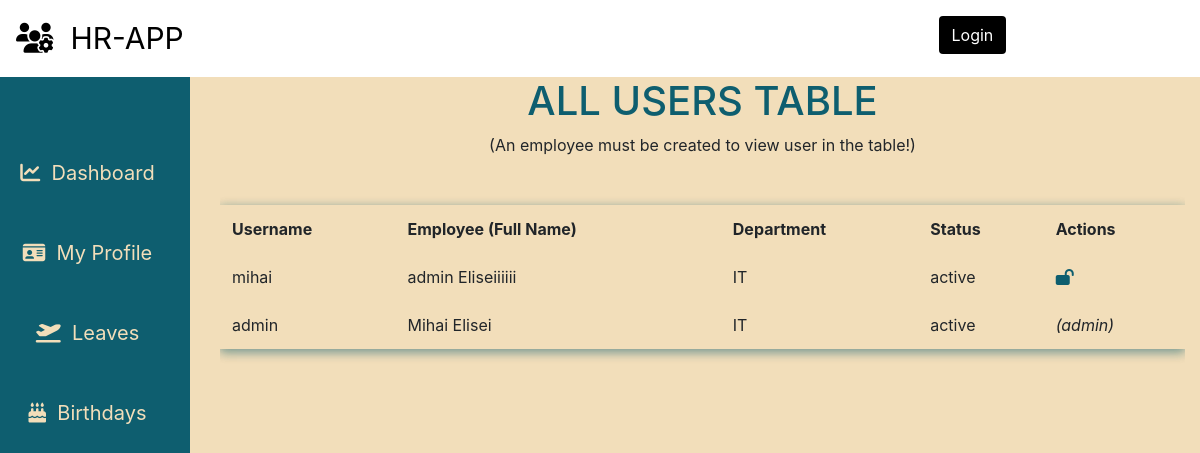
/employees/users/all/, run on an earlier commit of the app's database.
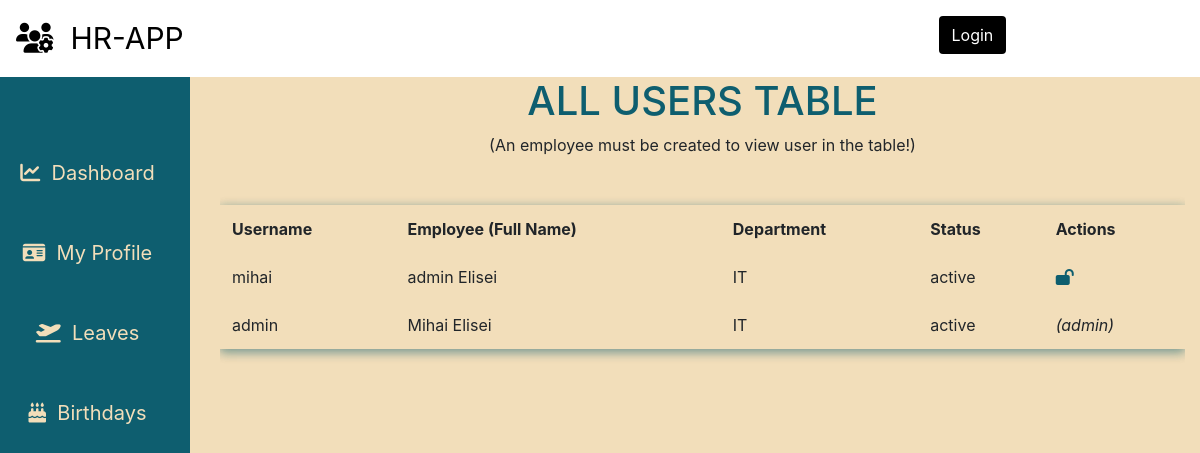
And on a later commit of the database.
### employees/models.py (models this page shows, shortened)
class Employee(models.Model):
    MALE = 'male'
    FEMALE = 'female'
    GENDER = (
    (MALE, 'Male'),
    (FEMALE, 'Female'),
    )
    MR = 'Mr'
    MRS = 'Mrs'
    MSS = 'Mss'
    DR = 'Dr'
    SIR = 'Sir'
    MADAM = 'Madam'
    TITLE = (
    (MR, 'Mr'),
    (MRS, 'Mrs'),
    (MSS, 'Mss'),
    (DR, 'Dr'),
    (SIR, 'Sir'),
    (MADAM, 'Madam'),
    )
    FULL_TIME = 'Full-Time'
    PART_TIME = 'Part-Time'
    CONTRACT = 'Contract'
    INTERN = 'Intern'
    EMPLOYEETYPE = (
    (FULL_TIME, 'Full-Time'),
    (PART_TIME, 'Part-Time'),
    (CONTRACT, 'Contract'),
    (INTERN, 'Intern'),
    )
    MASTERS = 'Masters Degree'
    BACHELOR = 'Bachelor Degree'
    ADVANCED = 'Craft / Higher Certificate'
    LEAVING = 'Leaving Certificate'
    JUNIOR = 'Junior Certificate'
    OTHER = 'Other'
    EDUCATIONAL_LEVEL = (
    (MASTERS, 'Masters Degree'),
    (BACHELOR, 'Bachelor Degree'),
    (ADVANCED, 'Craft / Higher Certificate'),
    (LEAVING, 'Leaving Certificate'),
    (JUNIOR, 'Junior Certificate'),
    (OTHER, 'Other'),
    )
    id = models.CharField(_('Employee ID Number'), max_length=10, null=False, blank=False, primary_key=True)
    user = models.ForeignKey(User, on_delete=models.CASCADE, default=None)
    title = models.CharField(_('Title'), max_length=5, default=MR, choices=TITLE, blank=False, null=False)
    firstname = models.CharField(_('First Name'), max_length=125, null=False, blank=False)
    lastname = models.CharField(_('Last Name'), max_length=125, null=False, blank=False)
    othername = models.CharField(_('Other Name (optional)'), max_length=125, null=True, blank=True)
    sex = models.CharField(_('Gender'), max_length=9, choices=GENDER, blank=False)
    email = models.CharField(_('Email'), max_length=255, default=None, blank=False, null=False)
    tel = PhoneNumberField(null=False, blank=False, verbose_name='Phone Number', help_text= 'Enter number with Country Code Eg. +353000000000')
    birthday = models.DateField(_('Birthday'),blank=False,null=False)
    nationality = models.ForeignKey(Nationality, verbose_name=_('Nationality'), on_delete=models.SET_NULL, null=True, default=None)
    address = models.CharField(_('Address'), help_text='address of current residence', max_length=125, null=True, blank=True)
    education = models.CharField(_('Education'),help_text='Highest educational level', max_length=26, choices=EDUCATIONAL_LEVEL, blank=False, null=True)
    lastwork = models.CharField(_('Last Place of Work'), help_text='Where was the last place you worked ?', max_length=125, null=True, blank=True)
    position = models.CharField(_('Position Held'),help_text='What position where you in your last place of work ?', max_length=255, null=True, blank=True)
    department = models.ForeignKey(Department, verbose_name =_('Department'), on_delete=models.SET_NULL, null=True, default=None)
    role = models.ForeignKey(Role, verbose_name=_('Role'), on_delete=models.SET_NULL, null=True, default=None)
    startdate = models.DateField(_('Employement Date'), help_text='date of employement', blank=False, null=True)
    employeetype = models.CharField(_('Employee Type'), max_length=15, default=FULL_TIME, choices=EMPLOYEETYPE, blank=False, null=True)
    dateissued = models.DateField(_('Date Issued'), help_text='date staff id was issued', blank=False, null=True)
    created = models.DateTimeField(verbose_name=_('Created'), auto_now_add=True, null=True)
    is_blocked = models.BooleanField(_('Is Blocked'),help_text='button to toggle employee block and unblock',default=False)
    is_deleted = models.BooleanField(_('Is Deleted'),help_text='button to toggle employee deleted and undelete',default=False)
    objects = EmployeeManager()
    class Meta:
        verbose_name = _('Employee')
        verbose_name_plural = _('Employees')
        ordering = ['-created']
    @property
    def get_full_name(self):
        fullname = ''
        firstname = self.firstname
        lastname = self.lastname
        othername = self.othername
        if (firstname and lastname) or othername is None:
            fullname = firstname + ' ' + lastname
            return fullname
        elif othername:
            fullname = firstname + ' ' + lastname + ' ' + othername
            return fullname
        return

class Department(models.Model):
    name = models.CharField(max_length=125)
    description = models.CharField(max_length=125, null=True, blank=True)
    created = models.DateTimeField(verbose_name=_('Created'), auto_now_add=True)
    updated = models.DateTimeField(verbose_name=_('Updated'), auto_now=True)
    class Meta:
        verbose_name = _('Department')
        verbose_name_plural = _('Departments')
        ordering = ['name', 'created']
    def __str__(self):
        return self.name

### employees/views.py (the view)
# urls.py: path('users/all/', views.all_users, name='all_users'),
def all_users(request):
    employees = Employee.objects.all()
    paginator = Paginator(employees,5)
    page = request.GET.get('page')
    employees_paginated = paginator.get_page(page)
    return render(request,'employees/all_users.html',{'employees':employees_paginated, 'title':'Users List'})

### employees/templates/employees/all_users.html (shortened to what the changed rows need)
{% extends "base.html" %}
{% load static %}
{% load crispy_forms_tags %}
{% block content %}
<div class="container-fluid">
    <div class="row flex-nowrap mt-0">
        <div class="col-10 dahsboard-color">
            <div class="container">
                <div class="table-responsive table-shadow">
                    <table class="table mt-5">
                        <thead>
                            <tr>
                                <th scope="col" class="hide">Username</th>
                                <th scope="col">Employee (Full Name) </th>
                                <th scope="col" class="hide">Department</th>
                                <th scope="col">Status</th>
                                <th scope="col">Actions</th>
                            </tr>
                        </thead>
                        <tbody>
                            {% for emp in employees %}
                            <tr>
                                <td class="hide">{{emp.user.username}}</td>
                                <td>{{ emp.get_full_name }}</td>
                                <td class="hide">{{ emp.department }}</td>
                                {% if emp.user.is_active %}
                                <td>active</td>
                                {% else %}
                                <td>inactive</td>
                                {% endif %}
                                {% if emp.user.is_active and emp.user.is_superuser %}
                                <td style="font-style:italic;">(admin)</td>
                                {% elif emp.user.is_active %}
                                <td><a href="{% url 'block_users' emp.user.id %}" title="block user"><i
                                            class="fas fa-lock-open" style="color: #0E5E6F;"></i></a></td>
                                {% else %}
                                <td><a href="{% url 'unblock_users' emp.user.id %}" title="unblock user"><i
                                            class="fas fa-lock" style="color: #0E5E6F;"></i></a></td>
                                {% endif %}
                            </tr>
                            {% endfor %}
                        </tbody>
                    </table>
                </div>
            </div>
        </div>
    </div>
</div>
{% endblock %}

What changed in the data, as far as the page shows it:
changed Employee "mihai": get_full_name "admin Eliseiiiiii" → "admin Elisei"
